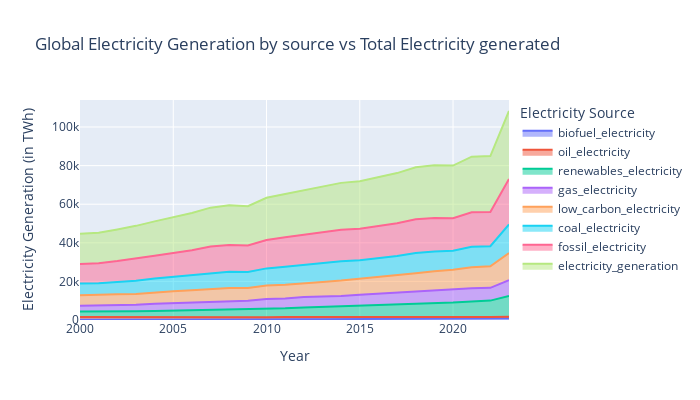

Source (notebook cell):
### Code cell
#data_globe = df_1.groupby('year').sum(numeric_only=True).reset_index()
dat_1 = df_1.melt(id_vars="year",value_vars=['biofuel_electricity','oil_electricity','renewables_electricity','gas_electricity','low_carbon_electricity','coal_electricity','fossil_electricity','electricity_generation'],var_name = 'Electricity Source', value_name = 'Electricity Generation (in TWh)')
fig_2 = px.area(dat_1,x='year',y='Electricity Generation (in TWh)',color='Electricity Source', title='Global Electricity Generation by source vs Total Electricity generated',labels={'year':'Year'},width=700, height=400)
fig_2.show()

### Figure 1 — Plotly figure (JSON) as saved in the notebook; plotly's stock layout.template omitted (floating-point values rounded to 4 significant figures)
{"data": [{"fillpattern": {"shape": ""}, "hovertemplate": "Electricity Source=biofuel_electricity<br>Year=%{x}<br>Electricity Generation (in TWh)=%{y}<extra></extra>", "legendgroup": "biofuel_electricity", "line": {"color": "#636efa"}, "marker": {"symbol": "circle"}, "mode": "lines", "name": "biofuel_electricity", "orientation": "v", "showlegend": true, "stackgroup": "1", "type": "scatter", "x": [2000, 2001, 2002, 2003, 2004, 2005, 2006, 2007, 2008, 2009, 2010, 2011, 2012, 2013, 2014, 2015, 2016, 2017, 2018, 2019, 2020, 2021, 2022, 2023], "xaxis": "x", "y": [158.6, 152.6, 166.4, 180.5, 196.8, 217.0, 231.6, 253.5, 270.7, 291.3, 336.2, 350.9, 381.7, 415.6, 451.0, 490.0, 495.3, 527.8, 559.1, 592.4, 626.5, 677.3, 681.5, 971.4], "yaxis": "y"}, {"fillpattern": {"shape": ""}, "hovertemplate": "Electricity Source=oil_electricity<br>Year=%{x}<br>Electricity Generation (in TWh)=%{y}<extra></extra>", "legendgroup": "oil_electricity", "line": {"color": "#EF553B"}, "marker": {"symbol": "circle"}, "mode": "lines", "name": "oil_electricity", "orientation": "v", "showlegend": true, "stackgroup": "1", "type": "scatter", "x": [2000, 2001, 2002, 2003, 2004, 2005, 2006, 2007, 2008, 2009, 2010, 2011, 2012, 2013, 2014, 2015, 2016, 2017, 2018, 2019, 2020, 2021, 2022, 2023], "xaxis": "x", "y": [1361.0, 1321.0, 1307.0, 1332.0, 1298.0, 1308.0, 1202.0, 1223.0, 1197.0, 1095.0, 1099.0, 1203.0, 1256.0, 1208.0, 1147.0, 1145.0, 1086.0, 1011.0, 909.3, 854.3, 791.0, 850.1, 849.7, 697.5], "yaxis": "y"}, {"fillpattern": {"shape": ""}, "hovertemplate": "Electricity Source=renewables_electricity<br>Year=%{x}<br>Electricity Generation (in TWh)=%{y}<extra></extra>", "legendgroup": "renewables_electricity", "line": {"color": "#00cc96"}, "marker": {"symbol": "circle"}, "mode": "lines", "name": "renewables_electricity", "orientation": "v", "showlegend": true, "stackgroup": "1", "type": "scatter", "x": [2000, 2001, 2002, 2003, 2004, 2005, 2006, 2007, 2008, 2009, 2010, 2011, 2012, 2013, 2014, 2015, 2016, 2017, 2018, 2019, 2020, 2021, 2022, 2023], "xaxis": "x", "y": [2926.0, 2862.0, 2941.0, 2967.0, 3203.0, 3356.0, 3513.0, 3623.0, 3887.0, 3970.0, 4310.0, 4498.0, 4832.0, 5144.0, 5409.0, 5649.0, 5996.0, 6381.0, 6803.0, 7175.0, 7659.0, 8113.0, 8522.0, 10760.0], "yaxis": "y"}, {"fillpattern": {"shape": ""}, "hovertemplate": "Electricity Source=gas_electricity<br>Year=%{x}<br>Electricity Generation (in TWh)=%{y}<extra></extra>", "legendgroup": "gas_electricity", "line": {"color": "#ab63fa"}, "marker": {"symbol": "circle"}, "mode": "lines", "name": "gas_electricity", "orientation": "v", "showlegend": true, "stackgroup": "1", "type": "scatter", "x": [2000, 2001, 2002, 2003, 2004, 2005, 2006, 2007, 2008, 2009, 2010, 2011, 2012, 2013, 2014, 2015, 2016, 2017, 2018, 2019, 2020, 2021, 2022, 2023], "xaxis": "x", "y": [2892.0, 3070.0, 3270.0, 3428.0, 3690.0, 3857.0, 4089.0, 4423.0, 4572.0, 4594.0, 5073.0, 5099.0, 5421.0, 5318.0, 5489.0, 5821.0, 6120.0, 6245.0, 6495.0, 6676.0, 6637.0, 6805.0, 6613.0, 8197.0], "yaxis": "y"}, {"fillpattern": {"shape": ""}, "hovertemplate": "Electricity Source=low_carbon_electricity<br>Year=%{x}<br>Electricity Generation (in TWh)=%{y}<extra></extra>", "legendgroup": "low_carbon_electricity", "line": {"color": "#FFA15A"}, "marker": {"symbol": "circle"}, "mode": "lines", "name": "low_carbon_electricity", "orientation": "v", "showlegend": true, "stackgroup": "1", "type": "scatter", "x": [2000, 2001, 2002, 2003, 2004, 2005, 2006, 2007, 2008, 2009, 2010, 2011, 2012, 2013, 2014, 2015, 2016, 2017, 2018, 2019, 2020, 2021, 2022, 2023], "xaxis": "x", "y": [5526.0, 5537.0, 5658.0, 5629.0, 5986.0, 6147.0, 6339.0, 6390.0, 6645.0, 6689.0, 7113.0, 7170.0, 7321.0, 7650.0, 7967.0, 8241.0, 8627.0, 9036.0, 9524.0, 9994.0, 10370.0, 10940.0, 11170.0, 14080.0], "yaxis": "y"}, {"fillpattern": {"shape": ""}, "hovertemplate": "Electricity Source=coal_electricity<br>Year=%{x}<br>Electricity Generation (in TWh)=%{y}<extra></extra>", "legendgroup": "coal_electricity", "line": {"color": "#19d3f3"}, "marker": {"symbol": "circle"}, "mode": "lines", "name": "coal_electricity", "orientation": "v", "showlegend": true, "stackgroup": "1", "type": "scatter", "x": [2000, 2001, 2002, 2003, 2004, 2005, 2006, 2007, 2008, 2009, 2010, 2011, 2012, 2013, 2014, 2015, 2016, 2017, 2018, 2019, 2020, 2021, 2022, 2023], "xaxis": "x", "y": [6058.0, 6143.0, 6408.0, 6856.0, 7087.0, 7437.0, 7852.0, 8355.0, 8378.0, 8250.0, 8819.0, 9248.0, 9298.0, 9779.0, 9968.0, 9629.0, 9683.0, 9990.0, 10380.0, 10170.0, 9770.0, 10540.0, 10380.0, 14850.0], "yaxis": "y"}, {"fillpattern": {"shape": ""}, "hovertemplate": "Electricity Source=fossil_electricity<br>Year=%{x}<br>Electricity Generation (in TWh)=%{y}<extra></extra>", "legendgroup": "fossil_electricity", "line": {"color": "#FF6692"}, "marker": {"symbol": "circle"}, "mode": "lines", "name": "fossil_electricity", "orientation": "v", "showlegend": true, "stackgroup": "1", "type": "scatter", "x": [2000, 2001, 2002, 2003, 2004, 2005, 2006, 2007, 2008, 2009, 2010, 2011, 2012, 2013, 2014, 2015, 2016, 2017, 2018, 2019, 2020, 2021, 2022, 2023], "xaxis": "x", "y": [10110.0, 10320.0, 10770.0, 11380.0, 11830.0, 12410.0, 12940.0, 13780.0, 13920.0, 13720.0, 14750.0, 15300.0, 15720.0, 16040.0, 16330.0, 16320.0, 16610.0, 16960.0, 17490.0, 17400.0, 16900.0, 17880.0, 17790.0, 23560.0], "yaxis": "y"}, {"fillpattern": {"shape": ""}, "hovertemplate": "Electricity Source=electricity_generation<br>Year=%{x}<br>Electricity Generation (in TWh)=%{y}<extra></extra>", "legendgroup": "electricity_generation", "line": {"color": "#B6E880"}, "marker": {"symbol": "circle"}, "mode": "lines", "name": "electricity_generation", "orientation": "v", "showlegend": true, "stackgroup": "1", "type": "scatter", "x": [2000, 2001, 2002, 2003, 2004, 2005, 2006, 2007, 2008, 2009, 2010, 2011, 2012, 2013, 2014, 2015, 2016, 2017, 2018, 2019, 2020, 2021, 2022, 2023], "xaxis": "x", "y": [15630.0, 15860.0, 16420.0, 17010.0, 17820.0, 18550.0, 19280.0, 20170.0, 20570.0, 20400.0, 21860.0, 22470.0, 23040.0, 23690.0, 24300.0, 24560.0, 25240.0, 25990.0, 27010.0, 27390.0, 27270.0, 28820.0, 28970.0, 35190.0], "yaxis": "y"}], "layout": {"height": 400, "legend": {"title": {"text": "Electricity Source"}, "tracegroupgap": 0}, "title": {"text": "Global Electricity Generation by source vs Total Electricity generated"}, "width": 700, "xaxis": {"anchor": "y", "autorange": true, "domain": [0, 1], "range": [2000, 2023], "title": {"text": "Year"}, "type": "linear"}, "yaxis": {"anchor": "x", "autorange": true, "domain": [0, 1], "range": [0, 114000.0], "title": {"text": "Electricity Generation (in TWh)"}, "type": "linear"}}}
